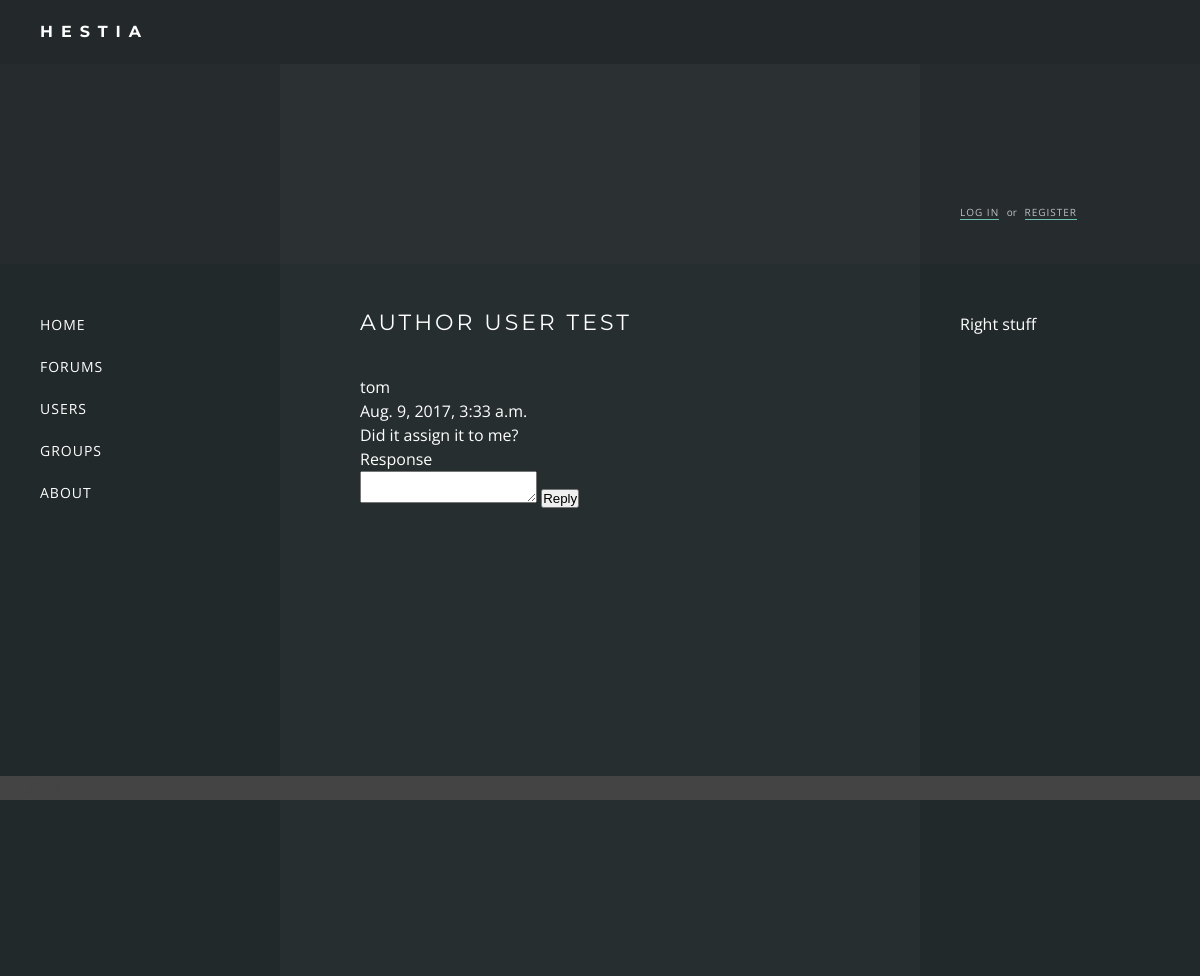
Before: /forums/5/ with the older database file.
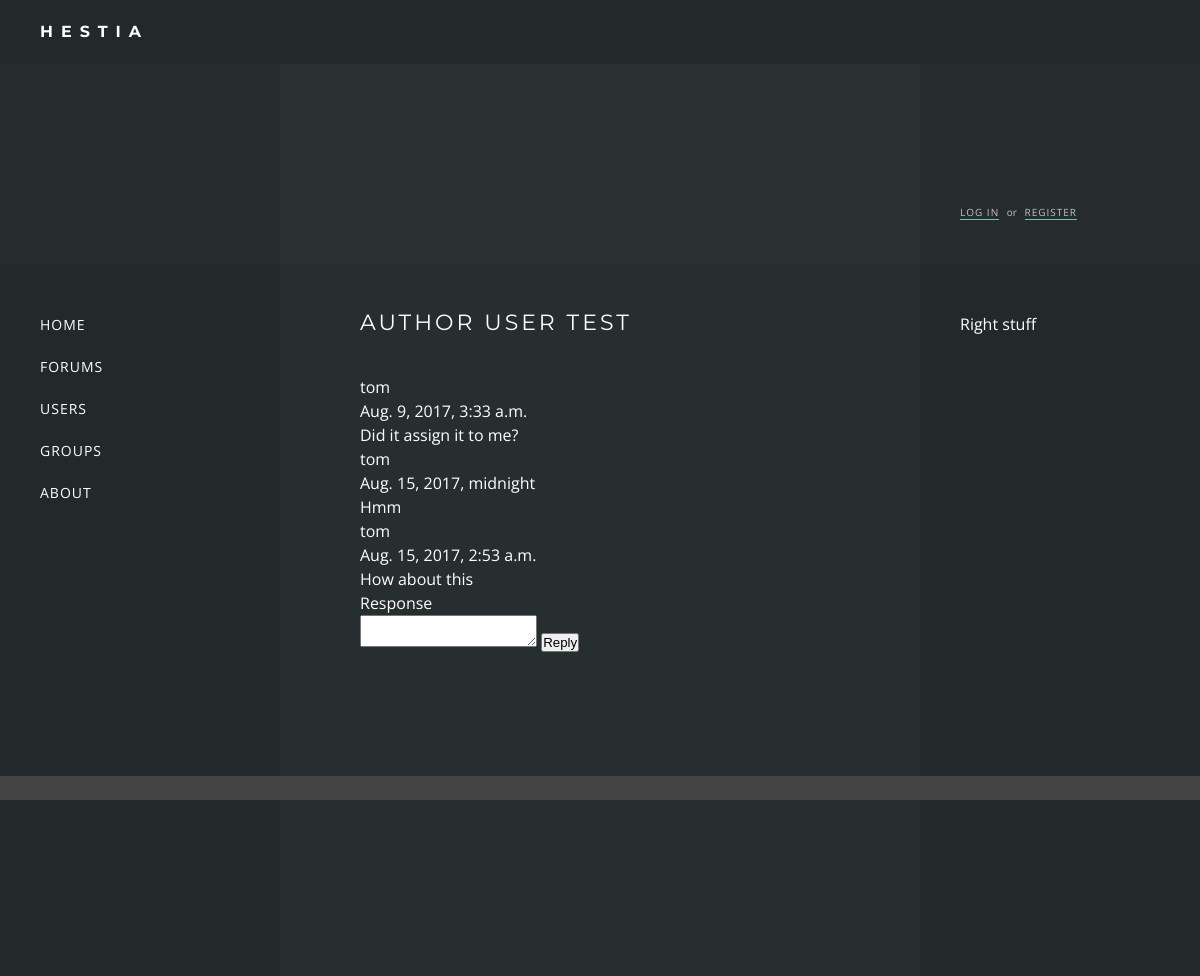
After: the same page with the newer database file.
### forums/models.py (models this page shows, shortened)
class Thread(models.Model):
    thread_title = models.CharField(max_length=200)
    thread_content = models.CharField(max_length=200)
    thread_date = models.DateTimeField('date posted')
    author = models.ForeignKey(settings.AUTH_USER_MODEL, null=True)
    def was_posted_recently(self):
    	now = timezone.now()
    	return now - datetime.timedelta(days=1) <= self.thread_date <= now
    was_posted_recently.thread_date  = True
    was_posted_recently.boolean = True
    was_posted_recently.short_description = 'Published recently?'

class Response(models.Model):
    default_user = User.objects.get(pk=1)
    thread = models.ForeignKey(Thread, on_delete=models.CASCADE)
    author = models.ForeignKey(settings.AUTH_USER_MODEL)
    response_content = models.CharField(max_length=200)
    response_date = models.DateTimeField('date posted')

### forums/views.py (the view)
# urls.py: url(r'^(?P<pk>[0-9]+)/$', views.ViewView.as_view(), name='detail'),
class ViewView(generic.DetailView):
    model = Thread
    template_name = 'forums/view.html'

### forums/templates/forums/view.html (shortened to what this page needs)
{% extends "base.html" %}
{% block content %}
<div class="thread">
	<div class="first">
		<h1>{% block title %}{{ thread.thread_title }}{% endblock %}</h1>
		<div class="info">
			<div class="name">{{ thread.author }}</div>
			<div class="time">{{ thread.thread_date }}</div>
		</div>
		<p>{{ thread.thread_content }}</p>
	</div>
	<div class="responses">
		{% for response in thread.response_set.all %}
		<div class="response">
			<div class="info">
				<div class="name">{{ response.author }}</div>
				<div class="time">{{ response.response_date }}</div>
			</div>
			<p>{{ response.response_content }}</p>
		</div>
		{% endfor %}
	</div>
	<div class="respond">
		<form action="/forums/{{ thread.id }}/respond/" method="post">
		<label for="response_content">Response</label><br>
		<textarea name="response_content"></textarea>
		<input type="submit" value="Reply" />
		</form>
	</div>
</div>
{% endblock %}

### templates/base.html (shortened to what this page needs)
{% load static %}
<!DOCTYPE html>
<html>
<head>
	<link rel="stylesheet" type="text/css" href="{% static 'forums/style.css' %}" />
</head>
<body>
<div class="wrapper">
	<div class="header"><div class="title">Hestia</div></div>
	<div class="hero">
		<div class="box sidebar">
		</div>
		<div class="box content">
		</div>
		<div class="box sidebar auth">
		{% if user.is_authenticated %}
			<div class="name">Hello, {{ user.username }}</div>
			<a href="/users/logout">Log out</a>
		{% else %}
			<a href="/users/login">Log in</a> <span>or</span> <a href="/users/register">Register</a>
		{% endif %}
		</div>
	</div>
	<div class="main">
		<div class="box sidebar">
			<nav>
			<ul>
			<li><a href="/home">Home</a></li>
			<li><a href="/forums">Forums</a></li>
			<li><a href="/users">Users</a></li>
			<li><a href="/groups">Groups</a></li>
			<li><a href="/about">About</a></li>
			</ul>
			</nav>
		</div>
		<div class="box content">
			{% block content %}{% endblock %}
		</div>
		<div class="box sidebar">
			Right stuff
		</div>
	</div>
	<div class="footer">FOOTER</div>
</div>
</body>
</html>

### forums/static/forums/style.css (style rules this page uses)
* { margin:0; padding:0; }
html, body { height: 100%; }
body { font-family: 'Open Sans', sans-serif; background: #2F3838; color: #FFF; line-height: 1.5em; }
a { color: #FFF; }
h1 { font-family: 'Montserrat', sans-serif; font-size: 22px; text-transform: uppercase; letter-spacing: 3px; font-weight: normal; margin-bottom: 40px; }
li { list-style-type: none; line-height: 1.7em; }
.wrapper { height: 100%; display: table; width: 100%; }
.header { font-family: 'Montserrat', sans-serif; display: table-row; height: 1px; background: #23282A; }
.title { padding: 20px; padding-left: 40px; text-transform: uppercase; letter-spacing: 8px; font-weight: bold; }
.main { height: 100%; display: table; width: 100%; background: #262E30; }
.main .sidebar { width: 200px; background: #22292B; }
.hero { height: 200px; display: table; width: 100%; background: #2B3133; }
.hero .sidebar { width: 200px; background: rgba(34, 41, 43, 0.5); }
.box { display: table-cell; padding: 40px; }
.content { padding: 40px 80px; }
.footer { display: table-row; height:1px; background: #444; color: #444; }
nav li { font-size: 14px; list-style-type: none; line-height: 3em; text-transform: uppercase; letter-spacing: 1px; }
nav li a { text-decoration: none; color: #FFF; padding: 5px 0; }
.auth { vertical-align: bottom; font-size: 10px; }
.auth span { opacity: 0.7; padding: 0 5px; }
.auth a { text-decoration: none; text-transform: uppercase; color: #FFF; border-bottom: 1px solid #8CFEE6; letter-spacing: 1px; opacity: 0.7; }

Changed rows visible on the page:
added Response: author "tom", response_date "Aug. 15, 2017, midnight", response_content "Hmm"
added Response: author "tom", response_date "Aug. 15, 2017, 2:53 a.m.", response_content "How about this"
